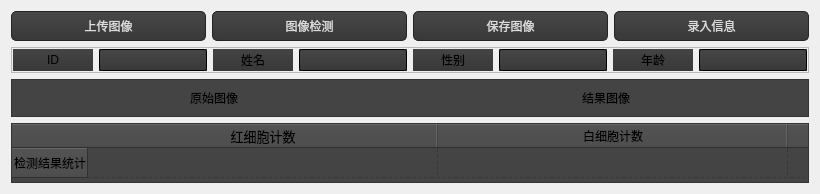
      <widget class="QWidget" name="tab1">
       <attribute name="icon">
        <iconset>
         <normaloff>static/点滴_infusion.png</normaloff>static/点滴_infusion.png</iconset>
       </attribute>
       <attribute name="title">
        <string>血细胞检测</string>
       </attribute>
       <layout class="QGridLayout" name="gridLayout_2">
        <item row="2" column="0" colspan="4">
         <widget class="QFrame" name="frame">
          <property name="styleSheet">
           <string notr="true">background:#444444</string>
          </property>
          <property name="frameShape">
           <enum>QFrame::StyledPanel</enum>
          </property>
          <property name="frameShadow">
           <enum>QFrame::Raised</enum>
          </property>
          <layout class="QHBoxLayout" name="horizontalLayout">
           <item>
            <widget class="QLabel" name="originImgLabel">
             <property name="styleSheet">
              <string notr="true"/>
             </property>
             <property name="text">
              <string>原始图像</string>
             </property>
             <property name="alignment">
              <set>Qt::AlignCenter</set>
             </property>
            </widget>
           </item>
           <item>
            <widget class="QLabel" name="resultImgLabel">
             <property name="styleSheet">
              <string notr="true"/>
             </property>
             <property name="text">
              <string>结果图像</string>
             </property>
             <property name="alignment">
              <set>Qt::AlignCenter</set>
             </property>
            </widget>
           </item>
          </layout>
         </widget>
        </item>
        <item row="3" column="0" colspan="4">
         <widget class="QTableWidget" name="resultTable">
          <property name="sizePolicy">
           <sizepolicy hsizetype="Expanding" vsizetype="Preferred">
            <horstretch>0</horstretch>
            <verstretch>0</verstretch>
           </sizepolicy>
          </property>
          <property name="minimumSize">
           <size>
            <width>0</width>
            <height>0</height>
           </size>
          </property>
          <property name="maximumSize">
           <size>
            <width>16777215</width>
            <height>60</height>
           </size>
          </property>
          <property name="layoutDirection">
           <enum>Qt::LeftToRight</enum>
          </property>
          <property name="autoFillBackground">
           <bool>false</bool>
          </property>
          <property name="styleSheet">
           <string notr="true">background:#444444;
font: 10pt &quot;方正粗黑宋简体&quot;;</string>
          </property>
          <property name="midLineWidth">
           <number>1</number>
          </property>
          <property name="verticalScrollBarPolicy">
           <enum>Qt::ScrollBarAlwaysOff</enum>
          </property>
          <property name="horizontalScrollBarPolicy">
           <enum>Qt::ScrollBarAlwaysOff</enum>
          </property>
          <property name="autoScroll">
           <bool>true</bool>
          </property>
          <property name="showGrid">
           <bool>true</bool>
          </property>
          <property name="gridStyle">
           <enum>Qt::DashLine</enum>
          </property>
          <property name="sortingEnabled">
           <bool>false</bool>
          </property>
          <attribute name="horizontalHeaderVisible">
           <bool>true</bool>
          </attribute>
          <attribute name="horizontalHeaderCascadingSectionResizes">
           <bool>false</bool>
          </attribute>
          <attribute name="horizontalHeaderMinimumSectionSize">
           <number>23</number>
          </attribute>
          <attribute name="horizontalHeaderDefaultSectionSize">
           <number>350</number>
          </attribute>
          <attribute name="horizontalHeaderHighlightSections">
           <bool>false</bool>
          </attribute>
          <attribute name="horizontalHeaderShowSortIndicator" stdset="0">
           <bool>false</bool>
          </attribute>
          <attribute name="verticalHeaderVisible">
           <bool>true</bool>
          </attribute>
          <attribute name="verticalHeaderCascadingSectionResizes">
           <bool>false</bool>
          </attribute>
          <attribute name="verticalHeaderHighlightSections">
           <bool>false</bool>
          </attribute>
          <attribute name="verticalHeaderShowSortIndicator" stdset="0">
           <bool>false</bool>
          </attribute>
          <attribute name="verticalHeaderStretchLastSection">
           <bool>false</bool>
          </attribute>
          <row>
           <property name="text">
            <string>检测结果统计</string>
           </property>
           <property name="font">
            <font>
             <strikeout>false</strikeout>
            </font>
           </property>
           <property name="textAlignment">
            <set>AlignCenter</set>
           </property>
          </row>
          <column>
           <property name="text">
            <string>红细胞计数</string>
           </property>
           <property name="font">
            <font>
             <family>方正粗黑宋简体</family>
             <pointsize>10</pointsize>
            </font>
           </property>
          </column>
          <column>
           <property name="text">
            <string>白细胞计数</string>
           </property>
          </column>
          <column>
           <property name="text">
            <string>血小板计数</string>
           </property>
          </column>
          <item row="0" column="0">
           <property name="text">
            <string/>
           </property>
           <property name="textAlignment">
            <set>AlignCenter</set>
           </property>
          </item>
          <item row="0" column="1">
           <property name="text">
            <string/>
           </property>
           <property name="textAlignment">
            <set>AlignCenter</set>
           </property>
          </item>
          <item row="0" column="2">
           <property name="text">
            <string/>
           </property>
           <property name="textAlignment">
            <set>AlignCenter</set>
           </property>
          </item>
         </widget>
        </item>
        <item row="0" column="1">
         <widget class="QPushButton" name="detectbtn">
          <property name="styleSheet">
           <string notr="true">
.QPushButton,.QToolButton{
border-style:none;
border:1px solid #242424;
color:#DCDCDC;
font: 22pt &quot;华光粗黑_CNKI&quot;;
padding:5px;
min-height:15px;
border-radius:5px;
background:qlineargradient(spread:pad,x1:0,y1:0,x2:0,y2:1,stop:0 #484848,stop:1 #383838);
}

.QPushButton:hover,.QToolButton:hover{
background:qlineargradient(spread:pad,x1:0,y1:0,x2:0,y2:1,stop:0 #646464,stop:1 #525252);
}

.QPushButton:pressed,.QToolButton:pressed{
background:qlineargradient(spread:pad,x1:0,y1:0,x2:0,y2:1,stop:0 #484848,stop:1 #383838);
}</string>
          </property>
          <property name="text">
           <string>图像检测</string>
          </property>
          <property name="icon">
           <iconset>
            <normaloff>static/瀑布流横向_waterfalls-h.png</normaloff>static/瀑布流横向_waterfalls-h.png</iconset>
          </property>
          <property name="iconSize">
           <size>
            <width>35</width>
            <height>35</height>
           </size>
          </property>
         </widget>
        </item>
        <item row="1" column="0" colspan="4">
         <widget class="QFrame" name="frame_2">
          <property name="maximumSize">
           <size>
            <width>16777215</width>
            <height>50</height>
           </size>
          </property>
          <property name="frameShape">
           <enum>QFrame::StyledPanel</enum>
          </property>
          <property name="frameShadow">
           <enum>QFrame::Raised</enum>
          </property>
          <layout class="QHBoxLayout" name="horizontalLayout_2">
           <property name="leftMargin">
            <number>1</number>
           </property>
           <property name="topMargin">
            <number>1</number>
           </property>
           <property name="rightMargin">
            <number>1</number>
           </property>
           <property name="bottomMargin">
            <number>1</number>
           </property>
           <item>
            <widget class="QLabel" name="label_5">
             <property name="minimumSize">
              <size>
               <width>80</width>
               <height>0</height>
              </size>
             </property>
             <property name="maximumSize">
              <size>
               <width>16777215</width>
               <height>39</height>
              </size>
             </property>
             <property name="styleSheet">
              <string notr="true">background:qlineargradient(spread:pad,x1:0,y1:0,x2:0,y2:1,stop:0 #444444,stop:1 #383838);
font: 20pt &quot;华光超粗黑_CNKI&quot;;</string>
             </property>
             <property name="text">
              <string>ID</string>
             </property>
             <property name="alignment">
              <set>Qt::AlignCenter</set>
             </property>
            </widget>
           </item>
           <item>
            <widget class="QLineEdit" name="IdInput">
             <property name="styleSheet">
              <string notr="true">background:qlineargradient(spread:pad,x1:0,y1:0,x2:0,y2:1,stop:0 #484848,stop:1 #383838);
font: 20pt &quot;华光超粗黑_CNKI&quot;;</string>
             </property>
            </widget>
           </item>
           <item>
            <widget class="QLabel" name="label_2">
             <property name="minimumSize">
              <size>
               <width>80</width>
               <height>0</height>
              </size>
             </property>
             <property name="maximumSize">
              <size>
               <width>16777215</width>
               <height>39</height>
              </size>
             </property>
             <property name="styleSheet">
              <string notr="true">background:qlineargradient(spread:pad,x1:0,y1:0,x2:0,y2:1,stop:0 #444444,stop:1 #383838);
font: 20pt &quot;华光超粗黑_CNKI&quot;;</string>
             </property>
             <property name="text">
              <string>姓名</string>
             </property>
             <property name="alignment">
              <set>Qt::AlignCenter</set>
             </property>
            </widget>
           </item>
           <item>
            <widget class="QLineEdit" name="nameInput">
             <property name="styleSheet">
              <string notr="true">background:qlineargradient(spread:pad,x1:0,y1:0,x2:0,y2:1,stop:0 #484848,stop:1 #383838);
font: 20pt &quot;华光超粗黑_CNKI&quot;;</string>
             </property>
            </widget>
           </item>
           <item>
            <widget class="QLabel" name="label_3">
             <property name="minimumSize">
              <size>
               <width>80</width>
               <height>0</height>
              </size>
             </property>
             <property name="maximumSize">
              <size>
               <width>16777215</width>
               <height>39</height>
              </size>
             </property>
             <property name="styleSheet">
              <string notr="true">background:qlineargradient(spread:pad,x1:0,y1:0,x2:0,y2:1,stop:0 #444444,stop:1 #383838);
font: 20pt &quot;华光超粗黑_CNKI&quot;;</string>
             </property>
             <property name="text">
              <string>性别</string>
             </property>
             <property name="alignment">
              <set>Qt::AlignCenter</set>
             </property>
            </widget>
           </item>
           <item>
            <widget class="QLineEdit" name="genderInput">
             <property name="styleSheet">
              <string notr="true">background:qlineargradient(spread:pad,x1:0,y1:0,x2:0,y2:1,stop:0 #484848,stop:1 #383838);
font: 20pt &quot;华光超粗黑_CNKI&quot;;</string>
             </property>
            </widget>
           </item>
           <item>
            <widget class="QLabel" name="label_4">
             <property name="minimumSize">
              <size>
               <width>80</width>
               <height>0</height>
              </size>
             </property>
             <property name="maximumSize">
              <size>
               <width>16777215</width>
               <height>39</height>
              </size>
             </property>
             <property name="styleSheet">
              <string notr="true">background:qlineargradient(spread:pad,x1:0,y1:0,x2:0,y2:1,stop:0 #444444,stop:1 #383838);
font: 20pt &quot;华光超粗黑_CNKI&quot;;</string>
             </property>
             <property name="text">
              <string>年龄</string>
             </property>
             <property name="alignment">
              <set>Qt::AlignCenter</set>
             </property>
            </widget>
           </item>
           <item>
            <widget class="QLineEdit" name="ageInput">
             <property name="styleSheet">
              <string notr="true">background:qlineargradient(spread:pad,x1:0,y1:0,x2:0,y2:1,stop:0 #484848,stop:1 #383838);
font: 20pt &quot;华光超粗黑_CNKI&quot;;</string>
             </property>
            </widget>
           </item>
          </layout>
         </widget>
        </item>
        <item row="0" column="2">
         <widget class="QPushButton" name="savebtn">
          <property name="styleSheet">
           <string notr="true">
.QPushButton,.QToolButton{
border-style:none;
border:1px solid #242424;
color:#DCDCDC;
font: 22pt &quot;华光粗黑_CNKI&quot;;
padding:5px;
min-height:15px;
border-radius:5px;
background:qlineargradient(spread:pad,x1:0,y1:0,x2:0,y2:1,stop:0 #484848,stop:1 #383838);
}

.QPushButton:hover,.QToolButton:hover{
background:qlineargradient(spread:pad,x1:0,y1:0,x2:0,y2:1,stop:0 #646464,stop:1 #525252);
}

.QPushButton:pressed,.QToolButton:pressed{
background:qlineargradient(spread:pad,x1:0,y1:0,x2:0,y2:1,stop:0 #484848,stop:1 #383838);
}

</string>
          </property>
          <property name="text">
           <string>保存图像</string>
          </property>
          <property name="icon">
           <iconset>
            <normaloff>static/保存硬盘_save-one.png</normaloff>static/保存硬盘_save-one.png</iconset>
          </property>
          <property name="iconSize">
           <size>
            <width>35</width>
            <height>35</height>
           </size>
          </property>
         </widget>
        </item>
        <item row="0" column="0">
         <widget class="QPushButton" name="uploadbtn">
          <property name="minimumSize">
           <size>
            <width>0</width>
            <height>27</height>
           </size>
          </property>
          <property name="styleSheet">
           <string notr="true">
.QPushButton,.QToolButton{
border-style:none;
border:1px solid #242424;
color:#DCDCDC;
font: 22pt &quot;华光粗黑_CNKI&quot;;
padding:5px;
min-height:15px;
border-radius:5px;
background:qlineargradient(spread:pad,x1:0,y1:0,x2:0,y2:1,stop:0 #484848,stop:1 #383838);
}

.QPushButton:hover,.QToolButton:hover{
background:qlineargradient(spread:pad,x1:0,y1:0,x2:0,y2:1,stop:0 #646464,stop:1 #525252);
}

.QPushButton:pressed,.QToolButton:pressed{
background:qlineargradient(spread:pad,x1:0,y1:0,x2:0,y2:1,stop:0 #484848,stop:1 #383838);
}

</string>
          </property>
          <property name="text">
           <string>上传图像</string>
          </property>
          <property name="icon">
           <iconset>
            <normaloff>static/图片上传_upload-picture.png</normaloff>static/图片上传_upload-picture.png</iconset>
          </property>
          <property name="iconSize">
           <size>
            <width>35</width>
            <height>35</height>
           </size>
          </property>
         </widget>
        </item>
        <item row="0" column="3">
         <widget class="QPushButton" name="enterbtn">
          <property name="styleSheet">
           <string notr="true">
.QPushButton,.QToolButton{
border-style:none;
border:1px solid #242424;
color:#DCDCDC;
font: 22pt &quot;华光粗黑_CNKI&quot;;
padding:5px;
min-height:15px;
border-radius:5px;
background:qlineargradient(spread:pad,x1:0,y1:0,x2:0,y2:1,stop:0 #484848,stop:1 #383838);
}

.QPushButton:hover,.QToolButton:hover{
background:qlineargradient(spread:pad,x1:0,y1:0,x2:0,y2:1,stop:0 #646464,stop:1 #525252);
}

.QPushButton:pressed,.QToolButton:pressed{
background:qlineargradient(spread:pad,x1:0,y1:0,x2:0,y2:1,stop:0 #484848,stop:1 #383838);
}

</string>
          </property>
          <property name="text">
           <string>录入信息</string>
          </property>
          <property name="icon">
           <iconset>
            <normaloff>static/头像_avatar.png</normaloff>static/头像_avatar.png</iconset>
          </property>
          <property name="iconSize">
           <size>
            <width>35</width>
            <height>35</height>
           </size>
          </property>
         </widget>
        </item>
       </layout>
      </widget>
